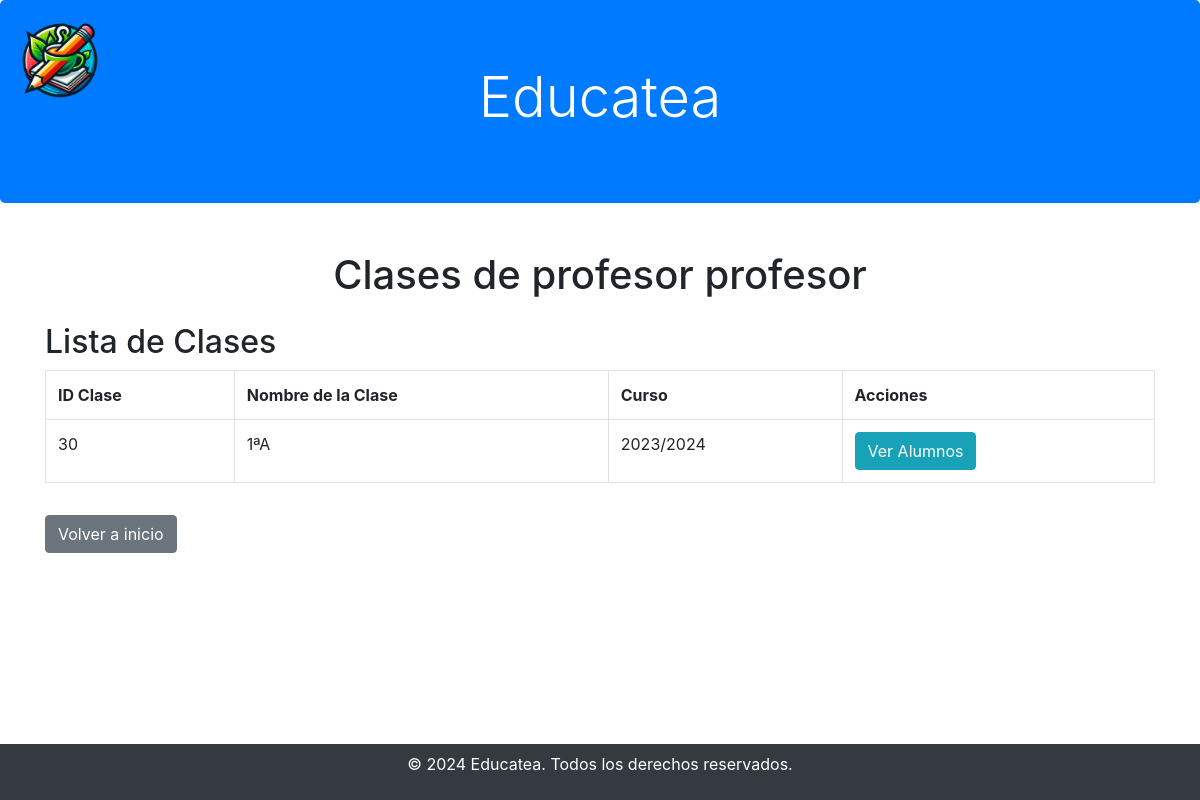
/Educatea/Profesor/clase.php (signed in), run on an earlier commit of the app's database.
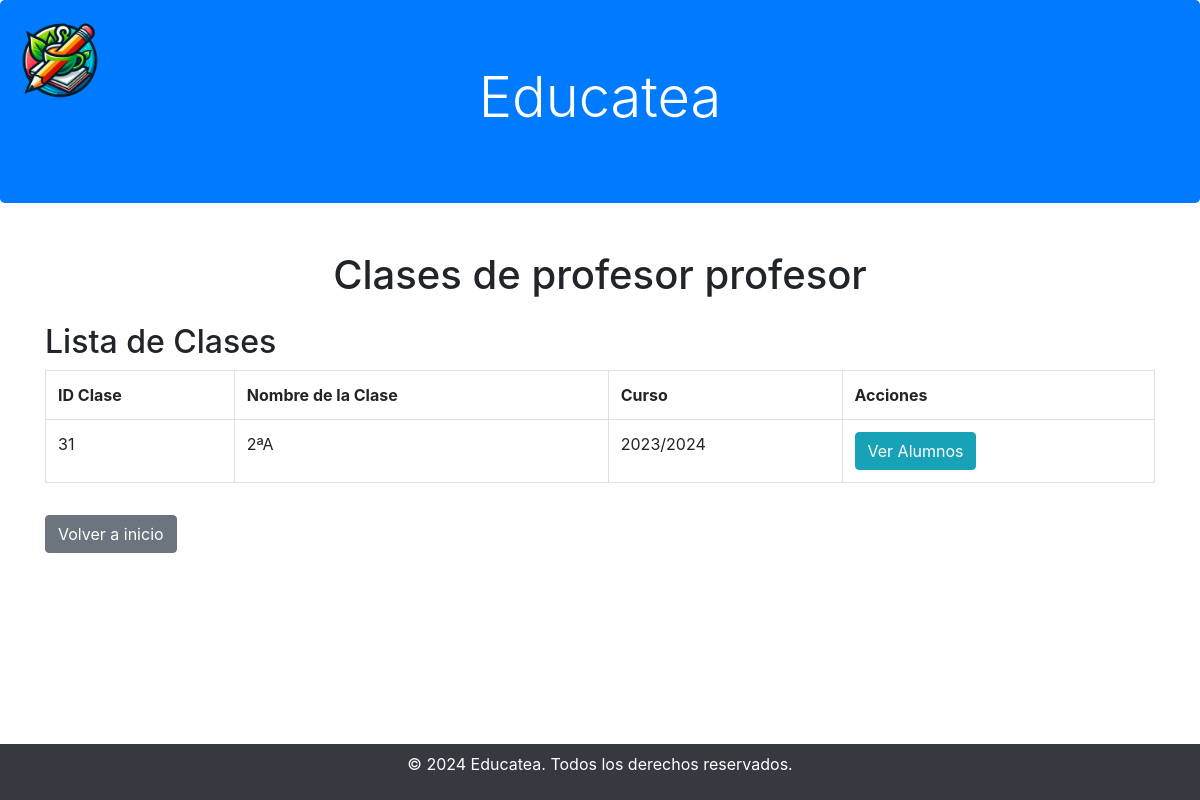
And on a later commit of the database.
### tables this page shows
CREATE TABLE `clases` (
  `clase_id` int(11) NOT NULL,
  `nombre_clase` varchar(100) NOT NULL,
  `curso` varchar(50) NOT NULL,
  `id_tutor` int(11) DEFAULT 0
);

### Educatea/Profesor/clase.php (the view, shortened to what this page needs)
<?php
$conexion = conexion();
$usuario = $_SESSION['usuario'];
$usuario_id = $usuario['usuario_id'];
$nombre = $usuario['nombre'];
$apellido = $usuario['apellido'];
$query = "SELECT c.clase_id, c.nombre_clase, c.curso
          FROM clases c
          WHERE c.id_tutor = ?";
$stmt = $conexion->prepare($query);
$stmt->bind_param("i", $usuario_id);
$stmt->execute();
$resultado = $stmt->get_result();
?>
<!DOCTYPE html>
<html lang="es">
<head>
    <link rel="stylesheet" href="https://stackpath.bootstrapcdn.com/bootstrap/4.3.1/css/bootstrap.min.css">
</head>
<body>
<img src="../img/Logo_educatea.png" alt="Logo de Educatea" style="position: absolute; top: 10px; left: 10px; max-width: 100px; max-height: 100px;">
    <div class="jumbotron bg-primary text-center text-white">
        <h1 class="display-4">Educatea</h1>
    </div>
    <div class="container mt-5">
        <div class="text-center">
            <h1>Clases de <?php echo $nombre . " " . $apellido; ?></h1>
        </div>
        <div>
            <h2 class="mt-4">Lista de Clases</h2>
            <table class="table table-bordered">
                <tr>
                    <th>ID Clase</th>
                    <th>Nombre de la Clase</th>
                    <th>Curso</th>
                    <th>Acciones</th>
                </tr>
                <?php
                while ($fila = $resultado->fetch_assoc()) {
                    echo "<tr>";
                    echo "<td>" . $fila['clase_id'] . "</td>";
                    echo "<td>" . $fila['nombre_clase'] . "</td>";
                    echo "<td>" . $fila['curso'] . "</td>";
                    echo "<td><a href='alumnos.php?clase_id=" . $fila['clase_id'] . "' class='btn btn-info'>Ver Alumnos</a></td>";
                    echo "</tr>";
                }
                ?>
            </table>
        </div>
        <a href="../Roles/inicio_profesor.php" class="btn btn-secondary mt-3">Volver a inicio</a>
    </div>
     <footer class="fixed-bottom bg-dark text-white text-center p-2">
        <p>&copy; 2024 Educatea. Todos los derechos reservados.</p>
    </footer>
</body>
</html>

What changed in the data, as far as the page shows it:
no longer on this page (row edited): clases: clase_id "30", nombre_clase "1ªA", curso "2023/2024"
now on this page (row edited): clases: clase_id "31", nombre_clase "2ªA", curso "2023/2024"
